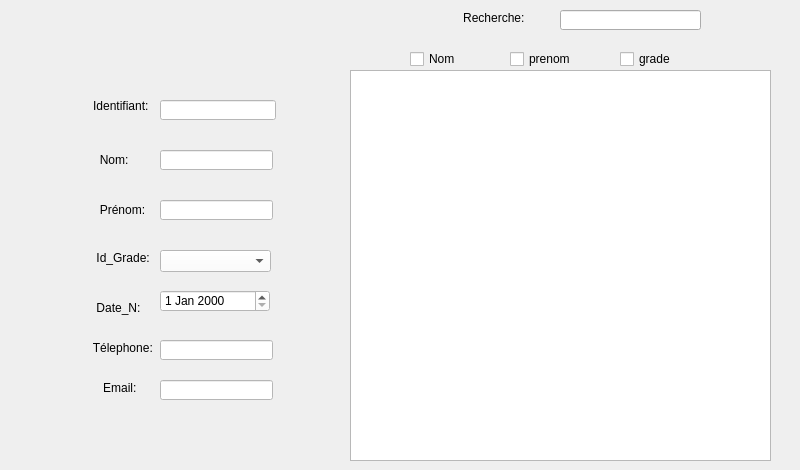
        <widget class="QWidget" name="Employes_2">
         <attribute name="title">
          <string>Employés</string>
         </attribute>
         <widget class="QLineEdit" name="nom_e_2">
          <property name="geometry">
           <rect>
            <x>160</x>
            <y>150</y>
            <width>113</width>
            <height>20</height>
           </rect>
          </property>
          <property name="styleSheet">
           <string notr="true">background-color: rgb(255, 255, 255);
border-color: rgb(0, 0, 0);</string>
          </property>
          <property name="text">
           <string/>
          </property>
         </widget>
         <widget class="QLineEdit" name="id_e_2">
          <property name="geometry">
           <rect>
            <x>160</x>
            <y>100</y>
            <width>116</width>
            <height>20</height>
           </rect>
          </property>
          <property name="styleSheet">
           <string notr="true">background-color: rgb(255, 255, 255);</string>
          </property>
         </widget>
         <widget class="QLineEdit" name="prenom_e_2">
          <property name="geometry">
           <rect>
            <x>160</x>
            <y>200</y>
            <width>113</width>
            <height>20</height>
           </rect>
          </property>
          <property name="styleSheet">
           <string notr="true">background-color: rgb(255, 255, 255);
border-color: rgb(0, 0, 0);</string>
          </property>
         </widget>
         <widget class="QLabel" name="label_14">
          <property name="geometry">
           <rect>
            <x>-30</x>
            <y>150</y>
            <width>171</width>
            <height>20</height>
           </rect>
          </property>
          <property name="text">
           <string>                                       Nom:</string>
          </property>
         </widget>
         <widget class="QLabel" name="label_15">
          <property name="geometry">
           <rect>
            <x>-40</x>
            <y>200</y>
            <width>191</width>
            <height>20</height>
           </rect>
          </property>
          <property name="text">
           <string>                                          Prénom:</string>
          </property>
         </widget>
         <widget class="QLabel" name="label_16">
          <property name="geometry">
           <rect>
            <x>-50</x>
            <y>96</y>
            <width>211</width>
            <height>20</height>
           </rect>
          </property>
          <property name="text">
           <string>                                           Identifiant:</string>
          </property>
         </widget>
         <widget class="QLabel" name="label_17">
          <property name="geometry">
           <rect>
            <x>110</x>
            <y>30</y>
            <width>81</width>
            <height>31</height>
           </rect>
          </property>
          <property name="text">
           <string/>
          </property>
         </widget>
         <widget class="QLabel" name="label_18">
          <property name="geometry">
           <rect>
            <x>-100</x>
            <y>340</y>
            <width>311</width>
            <height>16</height>
           </rect>
          </property>
          <property name="text">
           <string>                                                          Télephone:</string>
          </property>
         </widget>
         <widget class="QLabel" name="label_19">
          <property name="geometry">
           <rect>
            <x>-30</x>
            <y>300</y>
            <width>171</width>
            <height>16</height>
           </rect>
          </property>
          <property name="text">
           <string>                                      Date_N:</string>
          </property>
         </widget>
         <widget class="QLineEdit" name="lineEdit_tele_2">
          <property name="geometry">
           <rect>
            <x>160</x>
            <y>340</y>
            <width>113</width>
            <height>20</height>
           </rect>
          </property>
          <property name="styleSheet">
           <string notr="true">background-color: rgb(255, 255, 255);</string>
          </property>
         </widget>
         <widget class="QLineEdit" name="email_e_2">
          <property name="geometry">
           <rect>
            <x>160</x>
            <y>380</y>
            <width>113</width>
            <height>20</height>
           </rect>
          </property>
          <property name="styleSheet">
           <string notr="true">background-color: rgb(255, 255, 255);</string>
          </property>
         </widget>
         <widget class="QDateEdit" name="date_n_e_2">
          <property name="geometry">
           <rect>
            <x>160</x>
            <y>290</y>
            <width>110</width>
            <height>22</height>
           </rect>
          </property>
          <property name="styleSheet">
           <string notr="true">background-color: rgb(255, 255, 255);</string>
          </property>
         </widget>
         <widget class="QLabel" name="label_20">
          <property name="geometry">
           <rect>
            <x>-40</x>
            <y>380</y>
            <width>191</width>
            <height>16</height>
           </rect>
          </property>
          <property name="text">
           <string>                                           Email:</string>
          </property>
         </widget>
         <widget class="QLabel" name="label_21">
          <property name="geometry">
           <rect>
            <x>-60</x>
            <y>250</y>
            <width>231</width>
            <height>16</height>
           </rect>
          </property>
          <property name="text">
           <string>                                               Id_Grade:</string>
          </property>
         </widget>
         <widget class="QComboBox" name="comboBox_idgrade_2">
          <property name="geometry">
           <rect>
            <x>160</x>
            <y>250</y>
            <width>111</width>
            <height>22</height>
           </rect>
          </property>
          <property name="styleSheet">
           <string notr="true">background-color: rgb(255, 255, 255);</string>
          </property>
         </widget>
         <widget class="QLabel" name="label_grade_2">
          <property name="geometry">
           <rect>
            <x>280</x>
            <y>250</y>
            <width>241</width>
            <height>20</height>
           </rect>
          </property>
          <property name="text">
           <string/>
          </property>
         </widget>
         <widget class="QLabel" name="label_test_id_emp_2">
          <property name="geometry">
           <rect>
            <x>280</x>
            <y>100</y>
            <width>201</width>
            <height>20</height>
           </rect>
          </property>
          <property name="text">
           <string/>
          </property>
         </widget>
         <widget class="QLabel" name="label_22">
          <property name="geometry">
           <rect>
            <x>320</x>
            <y>10</y>
            <width>211</width>
            <height>16</height>
           </rect>
          </property>
          <property name="text">
           <string>                                           Recherche:</string>
          </property>
         </widget>
         <widget class="QLineEdit" name="lineEdit_rechercher_emp_2">
          <property name="geometry">
           <rect>
            <x>560</x>
            <y>10</y>
            <width>141</width>
            <height>20</height>
           </rect>
          </property>
         </widget>
         <widget class="QCheckBox" name="checkBox_nom_2">
          <property name="geometry">
           <rect>
            <x>410</x>
            <y>50</y>
            <width>131</width>
            <height>18</height>
           </rect>
          </property>
          <property name="text">
           <string>Nom</string>
          </property>
         </widget>
         <widget class="QCheckBox" name="checkBox_prenom_2">
          <property name="geometry">
           <rect>
            <x>510</x>
            <y>50</y>
            <width>161</width>
            <height>18</height>
           </rect>
          </property>
          <property name="text">
           <string>prenom</string>
          </property>
         </widget>
         <widget class="QCheckBox" name="checkBox_grade_2">
          <property name="geometry">
           <rect>
            <x>620</x>
            <y>50</y>
            <width>171</width>
            <height>18</height>
           </rect>
          </property>
          <property name="text">
           <string>grade</string>
          </property>
         </widget>
         <widget class="QTableView" name="table_employe_2">
          <property name="geometry">
           <rect>
            <x>350</x>
            <y>70</y>
            <width>421</width>
            <height>391</height>
           </rect>
          </property>
         </widget>
        </widget>
